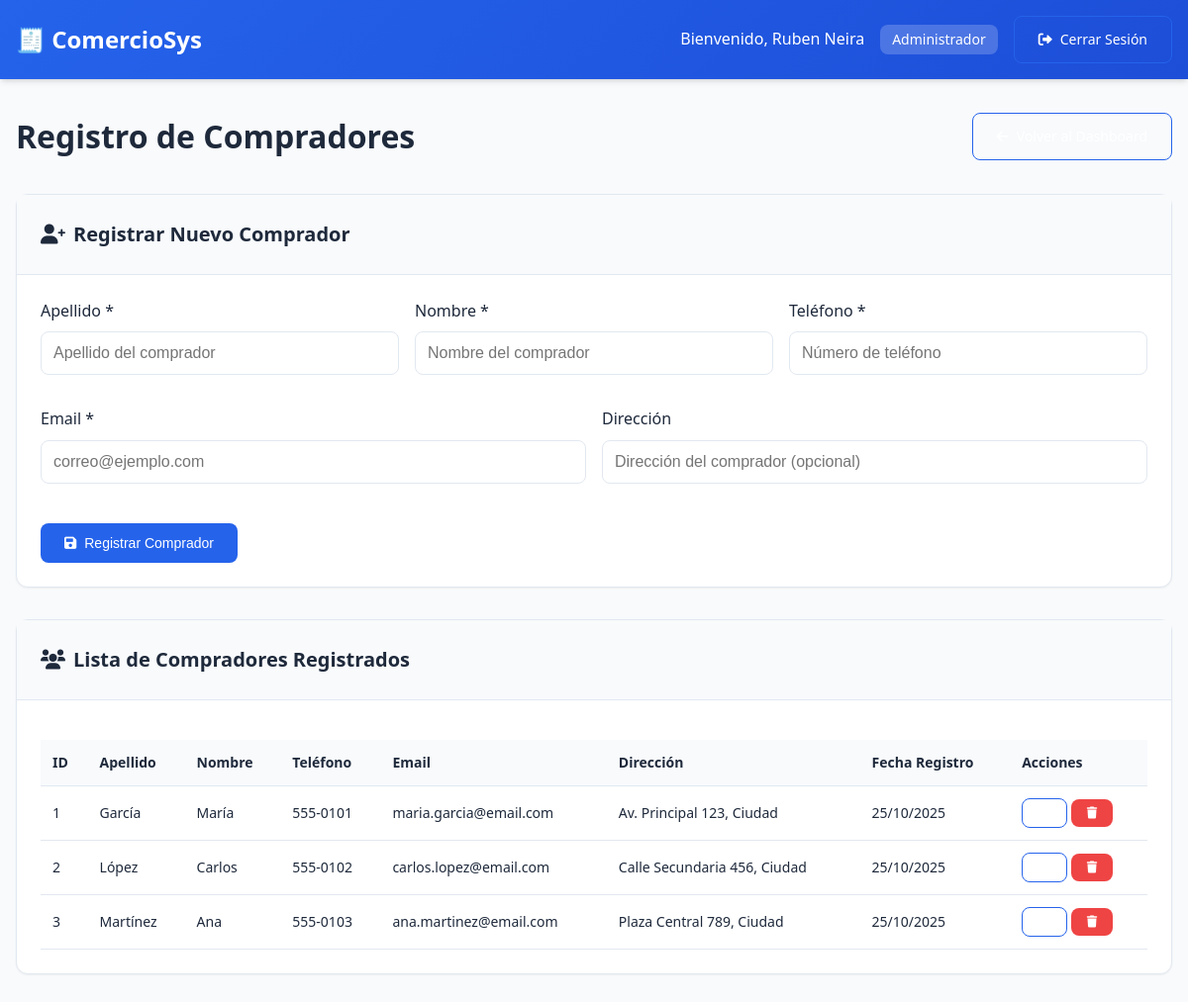
/usuarios.php (signed in), run on the app's committed database.
### tables this page shows
CREATE TABLE IF NOT EXISTS compradores (
    id INT AUTO_INCREMENT PRIMARY KEY,
    apellido VARCHAR(50) NOT NULL,
    nombre VARCHAR(50) NOT NULL,
    telefono VARCHAR(20),
    email VARCHAR(100) UNIQUE,
    direccion TEXT,
    fecha_registro TIMESTAMP DEFAULT CURRENT_TIMESTAMP,
    activo BOOLEAN DEFAULT TRUE
);

### includes/auth.php (called while the page is built, shortened)
<?php
function isLoggedIn() {
    return isset($_SESSION['user_id']) && !empty($_SESSION['user_id']);
}
function getCurrentUser() {
    return [
        'id' => $_SESSION['user_id'],
        'nombre' => $_SESSION['user_name'],
        'apellido' => $_SESSION['user_apellido'],
        'nick' => $_SESSION['user_nick'],
        'rol' => $_SESSION['user_role']
    ];
}
?>

### includes/functions.php (called while the page is built, shortened)
<?php
function getAllCompradores() {
    $conn = getDBConnection();
    $stmt = $conn->prepare("SELECT * FROM compradores ORDER BY apellido, nombre");
    $stmt->execute();
    $result = $stmt->get_result();
    $compradores = [];
    while ($row = $result->fetch_assoc()) {
        $compradores[] = $row;
    }
    return $compradores;
}
?>

### usuarios.php (the view, shortened to what this page needs)
<?php
require_once 'includes/auth.php';
require_once 'includes/functions.php';
$user = getCurrentUser();
$compradores = getAllCompradores();
$comprador_editar = null;
?>
<!DOCTYPE html>
<html lang="es">
<head>
    <link rel="stylesheet" href="css/style.css">
    <link href="https://cdnjs.cloudflare.com/ajax/libs/font-awesome/6.0.0/css/all.min.css" rel="stylesheet">
</head>
<body>
    <header class="header">
        <div class="header-content">
            <h1>🧾 ComercioSys</h1>
            <div class="user-info">
                <span>Bienvenido, <?php echo htmlspecialchars($user['nombre'] . ' ' . $user['apellido']); ?></span>
                <span class="user-role"><?php echo htmlspecialchars($user['rol']); ?></span>
                <a href="logout.php" class="btn btn-outline">
                    <i class="fas fa-sign-out-alt"></i>
                    Cerrar Sesión
                </a>
            </div>
        </div>
    </header>
    <main class="main-content">
        <div class="container">
            <div class="page-header">
                <h2>Registro de Compradores</h2>
                <div class="page-actions">
                    <a href="dashboard.php" class="btn btn-outline">
                        <i class="fas fa-arrow-left"></i>
                    </a>
                </div>
            </div>
            <div class="card">
                <div class="card-header">
                    <h3>
                        <i class="fas fa-user-plus"></i>
                        <?php echo $comprador_editar ? 'Editar Comprador' : 'Registrar Nuevo Comprador'; ?>
                    </h3>
                </div>
                <div class="card-body">
                    <form method="POST" id="comprador-form">
                        <div class="form-row">
                            <div class="form-group">
                                <label for="apellido">Apellido *</label>
                                <input type="text" id="apellido" name="apellido" required
                                       value="<?php echo htmlspecialchars($comprador_editar['apellido'] ?? ''); ?>"
                                       placeholder="Apellido del comprador">
                            </div>
                            <div class="form-group">
                                <label for="nombre">Nombre *</label>
                                <input type="text" id="nombre" name="nombre" required
                                       value="<?php echo htmlspecialchars($comprador_editar['nombre'] ?? ''); ?>"
                                       placeholder="Nombre del comprador">
                            </div>
                            <div class="form-group">
                                <label for="telefono">Teléfono *</label>
                                <input type="tel" id="telefono" name="telefono" required
                                       value="<?php echo htmlspecialchars($comprador_editar['telefono'] ?? ''); ?>"
                                       placeholder="Número de teléfono">
                            </div>
                        </div>
                        <div class="form-row">
                            <div class="form-group">
                                <label for="email">Email *</label>
                                <input type="email" id="email" name="email" required
                                       value="<?php echo htmlspecialchars($comprador_editar['email'] ?? ''); ?>"
                                       placeholder="correo@ejemplo.com">
                            </div>
                            <div class="form-group">
                                <label for="direccion">Dirección</label>
                                <input type="text" id="direccion" name="direccion"
                                       value="<?php echo htmlspecialchars($comprador_editar['direccion'] ?? ''); ?>"
                                       placeholder="Dirección del comprador (opcional)">
                            </div>
                        </div>
                        <div class="form-actions">
                            <button type="submit" class="btn btn-primary">
                                <i class="fas fa-save"></i>
                                <?php echo $comprador_editar ? 'Actualizar Comprador' : 'Registrar Comprador'; ?>
                            </button>
                        </div>
                    </form>
                </div>
            </div>
            <div class="card">
                <div class="card-header">
                    <h3>
                        <i class="fas fa-users"></i>
                        Lista de Compradores Registrados
                    </h3>
                </div>
                <div class="card-body">
                    <?php if (empty($compradores)): ?>
                        <div class="empty-state">
                            <i class="fas fa-users"></i>
                            <p>No se encontraron compradores registrados</p>
                        </div>
                    <?php else: ?>
                        <div class="table-responsive">
                            <table class="table">
                                <thead>
                                    <tr>
                                        <th>ID</th>
                                        <th>Apellido</th>
                                        <th>Nombre</th>
                                        <th>Teléfono</th>
                                        <th>Email</th>
                                        <th>Dirección</th>
                                        <th>Fecha Registro</th>
                                        <th>Acciones</th>
                                    </tr>
                                </thead>
                                <tbody>
                                    <?php foreach ($compradores as $comprador): ?>
                                        <tr>
                                            <td><?php echo $comprador['id']; ?></td>
                                            <td><?php echo htmlspecialchars($comprador['apellido']); ?></td>
                                            <td><?php echo htmlspecialchars($comprador['nombre']); ?></td>
                                            <td><?php echo htmlspecialchars($comprador['telefono']); ?></td>
                                            <td><?php echo htmlspecialchars($comprador['email']); ?></td>
                                            <td><?php echo htmlspecialchars($comprador['direccion'] ?? 'No especificada'); ?></td>
                                            <td><?php echo date('d/m/Y', strtotime($comprador['fecha_registro'])); ?></td>
                                            <td>
                                                <a href="usuarios.php?action=editar&id=<?php echo $comprador['id']; ?>"
                                                   class="btn btn-sm btn-outline">
                                                    <i class="fas fa-edit"></i>
                                                </a>
                                                <button onclick="eliminarComprador(<?php echo $comprador['id']; ?>)"
                                                        class="btn btn-sm btn-danger">
                                                    <i class="fas fa-trash"></i>
                                                </button>
                                            </td>
                                        </tr>
                                    <?php endforeach; ?>
                                </tbody>
                            </table>
                        </div>
                    <?php endif; ?>
                </div>
            </div>
        </div>
    </main>
</body>
</html>

### css/style.css (style rules this page uses)
:root { --primary-color: #2563eb; --primary-dark: #1d4ed8; --secondary-color: #64748b; --success-color: #10b981; --warning-color: #f59e0b; --error-color: #ef4444; --background-color: #f8fafc; --surface-color: #ffffff; --text-primary: #1e293b; --text-secondary: #64748b; --border-color: #e2e8f0; --shadow-sm: 0 1px 2px 0 rgb(0 0 0 / 0.05); --shadow-md: 0 4px 6px -1px rgb(0 0 0 / 0.1), 0 2px 4px -2px rgb(0 0 0 / 0.1); --shadow-lg: 0 10px 15px -3px rgb(0 0 0 / 0.1), 0 4px 6px -4px rgb(0 0 0 / 0.1); --border-radius: 8px; --border-radius-lg: 12px; --transition: all 0.2s ease-in-out; }
* { margin: 0; padding: 0; box-sizing: border-box; }
body { font-family: 'Segoe UI', Tahoma, Geneva, Verdana, sans-serif; background-color: var(--background-color); color: var(--text-primary); line-height: 1.6; }
.header { background: linear-gradient(135deg, var(--primary-color), var(--primary-dark)); color: white; padding: 1rem 0; box-shadow: var(--shadow-md); }
.header-content { max-width: 1200px; margin: 0 auto; padding: 0 1rem; display: flex; justify-content: space-between; align-items: center; }
.header h1 { font-size: 1.5rem; font-weight: 600; }
.user-info { display: flex; align-items: center; gap: 1rem; }
.user-role { background: rgba(255, 255, 255, 0.2); padding: 0.25rem 0.75rem; border-radius: var(--border-radius); font-size: 0.875rem; }
.main-content { max-width: 1200px; margin: 0 auto; padding: 2rem 1rem; }
.container { max-width: 100%; }
.card { background: var(--surface-color); border-radius: var(--border-radius-lg); box-shadow: var(--shadow-sm); border: 1px solid var(--border-color); margin-bottom: 2rem; }
.card-header { padding: 1.5rem; border-bottom: 1px solid var(--border-color); background: var(--background-color); }
.card-header h3 { display: flex; align-items: center; gap: 0.5rem; font-size: 1.25rem; color: var(--text-primary); }
.card-body { padding: 1.5rem; }
.form-group { margin-bottom: 1rem; }
.form-row { display: grid; grid-template-columns: repeat(auto-fit, minmax(250px, 1fr)); gap: 1rem; margin-bottom: 1rem; }
.form-group label { display: block; margin-bottom: 0.5rem; font-weight: 500; color: var(--text-primary); }
.form-group input, .form-group select, .form-group textarea { width: 100%; padding: 0.75rem; border: 1px solid var(--border-color); border-radius: var(--border-radius); font-size: 1rem; transition: var(--transition); }
.form-actions { display: flex; gap: 1rem; margin-top: 1.5rem; }
.btn { display: inline-flex; align-items: center; gap: 0.5rem; padding: 0.75rem 1.5rem; border: none; border-radius: var(--border-radius); font-size: 0.875rem; font-weight: 500; text-decoration: none; cursor: pointer; transition: var(--transition); text-align: center; justify-content: center; }
.btn-primary { background: var(--primary-color); color: white; }
.btn-outline { background: transparent; color: var(--error-color); color: white; border: 1px solid var(--primary-color); }
.btn-danger { background: var(--error-color); color: white; }
.btn-sm { padding: 0.5rem 1rem; font-size: 0.75rem; }
.table-responsive { overflow-x: auto; }
.table { width: 100%; border-collapse: collapse; margin-top: 1rem; }
.table th, .table td { padding: 0.75rem; text-align: left; border-bottom: 1px solid var(--border-color); }
.table th { background: var(--background-color); font-weight: 600; color: var(--text-primary); font-size: 0.875rem; }
.table td { font-size: 0.875rem; }
.page-header { display: flex; justify-content: space-between; align-items: center; margin-bottom: 2rem; flex-wrap: wrap; gap: 1rem; }
.page-header h2 { font-size: 2rem; color: var(--text-primary); }
.page-actions { display: flex; gap: 1rem; }

### data on the page
compradores: id "1", apellido "García", nombre "María", telefono "555-0101", email "maria.garcia@email.com", direccion "Av. Principal 123, Ciudad", fecha_registro "25/10/2025"
compradores: id "2", apellido "López", nombre "Carlos", telefono "555-0102", email "carlos.lopez@email.com", direccion "Calle Secundaria 456, Ciudad", fecha_registro "25/10/2025"
compradores: id "3", apellido "Martínez", nombre "Ana", telefono "555-0103", email "ana.martinez@email.com", direccion "Plaza Central 789, Ciudad", fecha_registro "25/10/2025"

### other printed values
$user['nombre'] . ' ' . $user['apellido'] "Ruben Neira"
$user['rol'] "Administrador"
